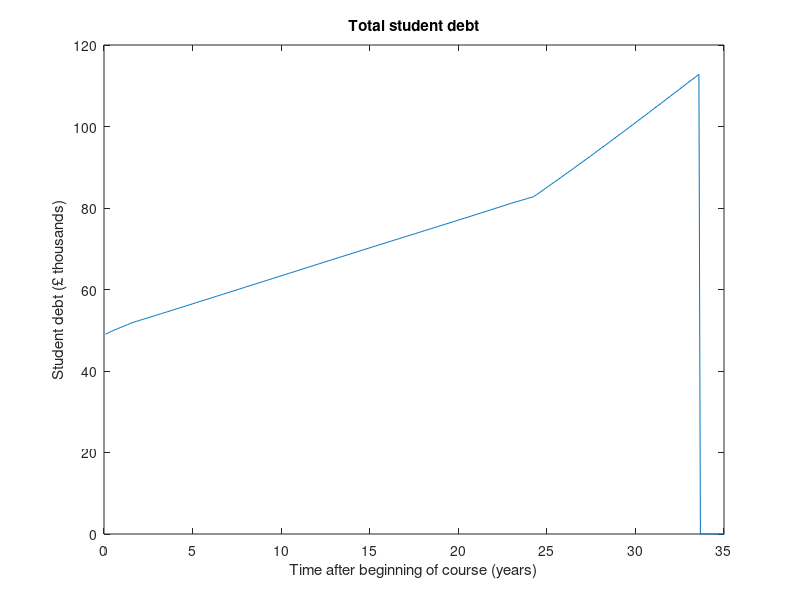
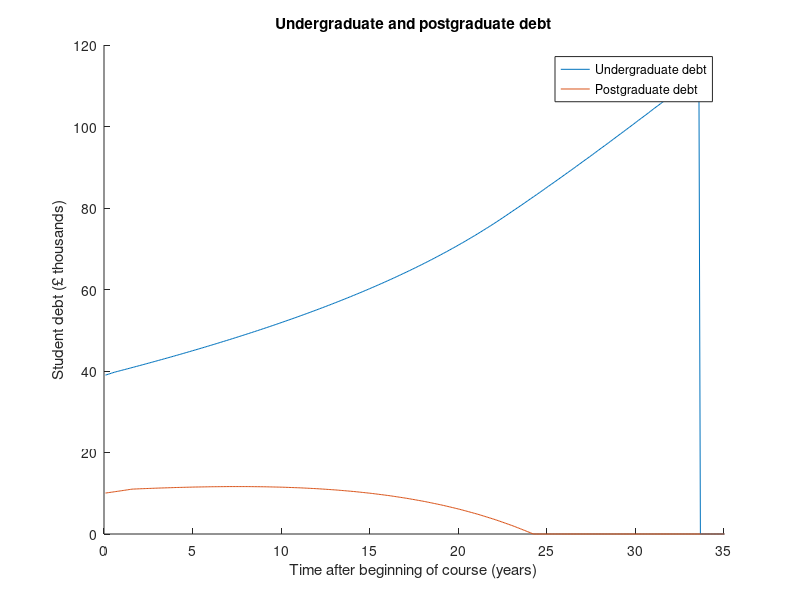
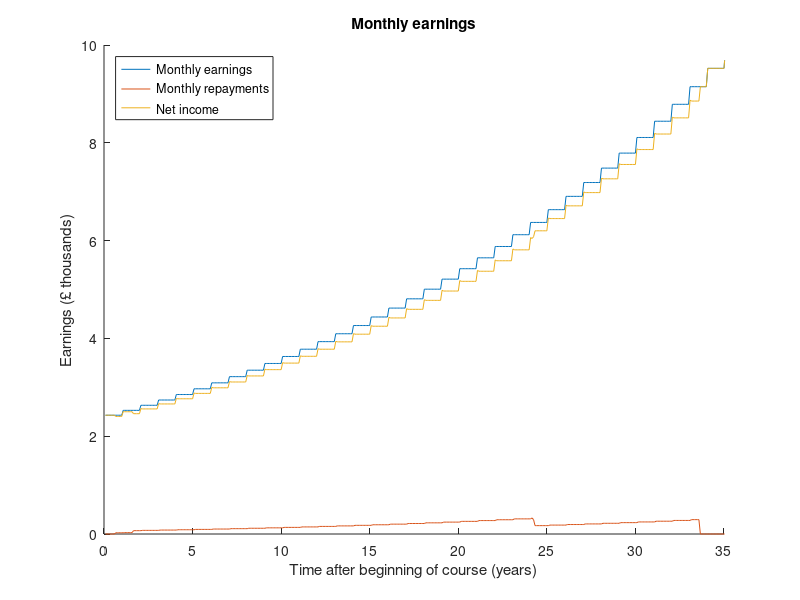
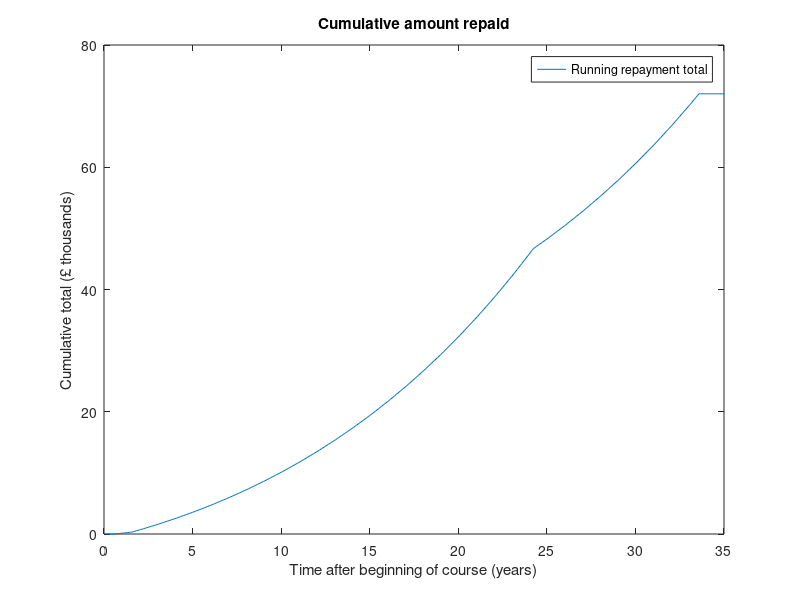

The MATLAB script that drew these images, in order:
% Plan 2 student loan debt prediction tool, applicable for most graduates since 2012
% Written by Tobie Carman www.linkedin.com/in/tobiecarman
% Relatively simplified model, makes the following assumptions:
% > start work in September after graduation (optimistic)
% > constant yearly pay rise (configurable)
% > RPI remains fixed after leaving university (unlikely but impossible to speculate)
% > repayment threshold continues to rise with inflation - set by government - if they are short of cash they may leave it fixed
% > repayment percentage of salary remains constant (likely)
% > debt wiped after 30 years
% Note all money values are relative to year of starting work, i.e. ignoring inflation over the 30 years

%% Adjustable inputs
courseLength=3; % number of years of undergraduate study
tuition=9000; % annual undergraduate tuition fee loan in £
maintenance=[3575;3610;3469]; % each year of maintenance loan in £
startPostBal=10000; % postgraduate loan amount in £ (change to 0 if not taken)
RPI=0.016; % old rate of inflation (rose from 1.6-3.1% in the last year, may rise further) - this script assumes studying whilst RPI was at the lower value - change to 3.1 if began studying after 2017
salary=28000; % starting annual salary in £
ugThreshold=25000; % repayment salary threshold in £, assumed to rise with inflation (optimistic)
pgThreshold=21000; % postgrad threshold still £21000 :(
payRise=0.01; % annual pay rise above inflation, assumed fixed for simplicity (can be negative)

%% Account for interest accrued during study
studied=1;
undBal=0;
while studied<=courseLength
    undBal=(undBal+tuition+maintenance(studied))*(1+RPI); % total undergraduate loan borrowed in £, has been accumulating interest during study
    studied=studied+1;
end
RPI=0.031; % new RPI

%% Initialise variables
postBal=startPostBal;
startTotBal=undBal+postBal;
totBal=startTotBal;
month=0;
never=0;
already=0;
duration=35*12; % attempt to model over 35 year period after graduation, starting in September of first year in work

%% Pre-allocate arrays for speed
MONTHS=zeros(1,duration);
UNDERGRADUATEBALANCE=zeros(1,duration);
POSTGRADUATEBALANCE=zeros(1,duration);
BALANCE=zeros(1,duration);
MONTHLYEARNINGS=zeros(1,duration);
MONTHLYREPAYMENTS=zeros(1,duration);
SALARY=zeros(1,duration);
TOTALREPAID=zeros(1,duration);
NETREPAYMENTS=zeros(1,duration);

%% Main loop
while month<=duration
    if month==33*12+7 && undBal~=0 % loan gets wiped 30 years after April following graduation
        undBal=0;
        fprintf('You will never repay your entire student loan. Your starting balance is £%.2f, your remaining balance will be £%.2f, total amount repaid will be £%.2f.\n',startTotBal,totBal,sum(MONTHLYREPAYMENTS))
        never=1;
    elseif month==34*12+7
        postBal=0;
    end
    if salary-ugThreshold>0
        extra=(salary-ugThreshold)*0.0000015; % extra interest paid due to salary
        if extra>0.03 % extra interest capped at 3%
            extra=0.03;
        end
        undRepay=(salary-ugThreshold)*0.09; % amount paid back per year towards undergraduate debt
        postRepay=(salary-pgThreshold)*0.06; % amount paid back per year towards postgraduate debt
    elseif salary-pgThreshold>0
        undRepay=0;
        postRepay=(salary-pgThreshold)*0.06;
    else
        extra=0;
        undRepay=0;
        postRepay=0;
    end
    if month<7
        undRepay = 0; % won't start paying back until April after graduation
    end
    if month<19
        postRepay = 0; % won't start paying back until April after graduation
    end
    if undBal>undRepay/12
        undBal = undBal-undRepay/12; % monthly repayments
    elseif undBal>0 % Avoids overpayment on final instalment
        undRepay = undBal*12;
        undBal = 0;
    else
        undRepay = 0;
    end
    if postBal>postRepay/12
        postBal = postBal-postRepay/12;
    elseif postBal>0
        postRepay = postBal*12;
        postBal = 0;
        fprintf('You will repay your postgraduate loan after %d years and %d months.\n',fix(month/12),rem(month,12))
    else
        postRepay = 0;
    end
    undIntPc=RPI+extra; % interest percentage
    postIntPc=RPI+0.03; % extra interest flat 3% for postgraduate loan
    if mod(month,12)==0
        salary=salary*(1+RPI+payRise); % assuming salary rises every year by inflation + x%
        ugThreshold=ugThreshold*(1+RPI); % assuming repayment threshold rises every year with inflation
        pgThreshold=pgThreshold*(1+RPI); % this one seems to be fixed for the moment but who knows
    end
    undIntPnd=undIntPc*undBal; % how much undergraduate balance will rise by due to interest in £
    postIntPnd=postIntPc*postBal; % how much postgraduate balance will rise by due to interest in £
    undBal=undBal+undIntPnd/12; % accounting for interest after repayments i.e. best case scenario
    postBal=postBal+postIntPnd/12;
    totBal=undBal+postBal;
    month=month+1;
    MONTHS(month)=month;
    UNDERGRADUATEBALANCE(month)=undBal;
    POSTGRADUATEBALANCE(month)=postBal;
    BALANCE(month)=totBal;
    MONTHLYEARNINGS(month)=salary/12;
    MONTHLYREPAYMENTS(month)=(undRepay+postRepay)/12;
    NETREPAYMENTS(month)=(undRepay+postRepay-undIntPnd-postIntPnd)/12;
    if already==0 && NETREPAYMENTS(month)>0 && month>1
        fprintf('You will be repaying less than the interest your loans are accumulating for the first %d years and %d months.\n',fix(month/12),rem(month,12))
        already=1;
    end
    SALARY(month)=salary;
    if month~=1
        TOTALREPAID(month)=TOTALREPAID(month-1)+MONTHLYREPAYMENTS(month);
    else
        TOTALREPAID(month)=MONTHLYREPAYMENTS(month);
    end
end

%% Output results
figure(1)
plot(MONTHS/12,BALANCE/1000)
xlabel('Time after beginning of course (years)')
ylabel('Student debt (£ thousands)')
title('Total student debt')
xlim([0,35])
figure(2)
hold on
under=plot(MONTHS/12,UNDERGRADUATEBALANCE/1000);
post=plot(MONTHS/12,POSTGRADUATEBALANCE/1000);
xlabel('Time after beginning of course (years)')
ylabel('Student debt (£ thousands)')
title('Undergraduate and postgraduate debt')
legend('Undergraduate debt','Postgraduate debt')
hold off
xlim([0,35])
figure(3)
hold on
earnings=plot(MONTHS/12,MONTHLYEARNINGS/1000);
xlabel('Time after beginning of course (years)')
ylabel('Earnings (£ thousands)')
repayments=plot(MONTHS/12,MONTHLYREPAYMENTS/1000);
net=plot(MONTHS/12,(MONTHLYEARNINGS-MONTHLYREPAYMENTS)/1000);
legend('Monthly earnings','Monthly repayments','Net income','location','northwest')
title('Monthly earnings')
hold off
xlim([0,35])
figure(4)
plot(MONTHS/12,TOTALREPAID/1000)
xlabel('Time after beginning of course (years)')
ylabel('Cumulative total (£ thousands)')
title('Cumulative amount repaid')
legend('Running repayment total','Amount originally borrowed')
xlim([0,35])
figure(5)
plot(MONTHS/12,NETREPAYMENTS)
xlabel('Time after beginning of course (years)')
ylabel('Net repayments (£)')
title('Net monthly repayments')
xlim([0,35])
[val,ind]=min(BALANCE);
yearsTaken=fix(MONTHS(ind)/12);
monthsExtra=rem(MONTHS(ind),12);
if startPostBal==0
    yearsTaken=yearsTaken-3; % so that time in education does not count towards time spent paying off loan
else
    yearsTaken=yearsTaken-4;
end
if val<=0 && never==0
    fprintf('It will take %d years and %d months to pay off your entire student loan. Your starting balance is £%.2f and total amount repaid will be £%.2f.\n',yearsTaken,monthsExtra,startTotBal,sum(MONTHLYREPAYMENTS))
end
